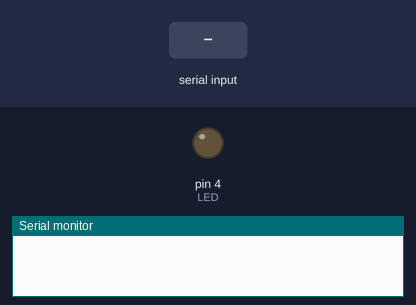
Simulated run of this sketch. Board: Arduino Uno, built with avr-gcc and run on an emulated ATmega328P. Shown: output pins drawn as LEDs (lit = HIGH), the last lines printed to the serial monitor. The test bench sets the inputs (shaded band).

Above: at 1.2 s.
1.3 s: "1" received over Serial
At 1.7 s:
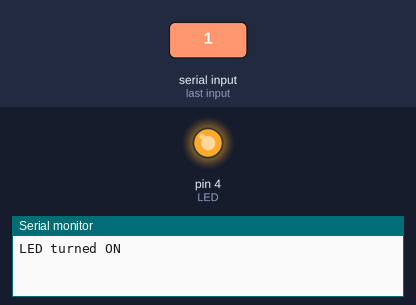
2.8 s: "2" received over Serial
At 4.1 s:
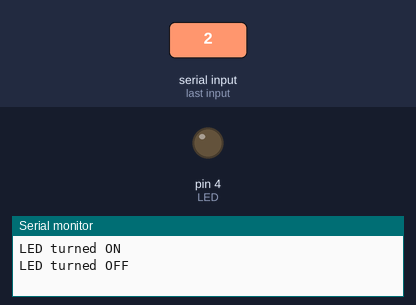
Timing chart, 0 to 5.8 s (numbered marks = the images above; inputs shaded):
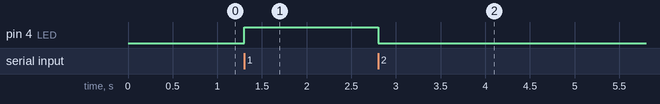

The sketch:

POC_BLE_Bluetooth.ino
```cpp
int LED = 4;

void setup() {
 pinMode(LED, OUTPUT);
 Serial.begin(9600); /* Define baud rate for serial communication */
}

void loop() {

 if (Serial.available())  /* If data is available on serial port */
    {
      char data_received;
      data_received = Serial.read();  /* Data received from bluetooth */
      if (data_received == '1')
      {
       digitalWrite(LED, HIGH);
       Serial.write("LED turned ON\n");
      }
      else if (data_received == '2')
      {
       digitalWrite(LED, LOW);
       Serial.write("LED turned OFF\n");
      }
      else
      {
       Serial.write("Select either 1 or 2");
      }
    }
}


///* Referenced from https://circuitdigest.com/microcontroller-projects/hc-05-bluetooth-module-interfacing-with-esp8266-to-control-an-led
// *  HC-05 interfacing with NodeMCU ESP8266
//    Author: Circuit Digest(circuitdigest.com)
//*/
//#include <SoftwareSerial.h>
//
//SoftwareSerial btSerial(2, 3); // Rx,Tx
//int led = 4;   // led also the internal led of NodemCU
//int ledState = LOW;   // led state to toggle
//String ledB = "";
//
//unsigned long previousMillis = 0;  // millis instaed of delay
//const long interval = 500;  // blink after ecery 500ms
//
//void setup() {
//  delay(1000);
//  Serial.begin(9600);
//  btSerial.begin(9600);     // bluetooth module baudrate
//  pinMode(4, OUTPUT);
//  Serial.println("Started...");
//}
//
//void loop() {
//
//  if (btSerial.available() > 0) {    // check if bluetooth module sends some data to esp8266
//    char data = btSerial.read();  // read the data from HC-05
//    switch (data)
//    {
//      case 'B':         // if receive data is 'B'
//        ledB = "blink";   // write the string
//        break;
//      case 'S':              // if receive data is 'S'
//        ledB = "stop";
//        break;
//      default:
//        break;
//    }
//  }
//  unsigned long currentMillis = millis();
//  if (ledB == "blink") {          // if received data is 'B' the start blinking
//    Serial.println("blinking started");
//    if (currentMillis - previousMillis >= interval) {
//      previousMillis = currentMillis;
//      if (ledState == LOW) {
//        ledState = HIGH;
//      } else {
//        ledState = LOW;
//      }
//      digitalWrite(led, ledState);
//    }
//  }
//}
```

Measured:
- after the input at 1.3 s, pin 4 (LED): LOW → HIGH at once
- after the input at 2.8 s, pin 4 (LED): HIGH → LOW at once
